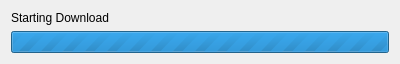
<?xml version="1.0" encoding="UTF-8"?>
<ui version="4.0">
 <class>downloadUtilityProgressDialog</class>
 <widget class="QDialog" name="downloadUtilityProgressDialog">
  <property name="geometry">
   <rect>
    <x>0</x>
    <y>0</y>
    <width>400</width>
    <height>58</height>
   </rect>
  </property>
  <property name="windowTitle">
   <string>Downloading TUFLOW Utilities . . .</string>
  </property>
  <layout class="QVBoxLayout" name="verticalLayout">
   <item>
    <widget class="QLabel" name="label">
     <property name="text">
      <string>Starting Download</string>
     </property>
    </widget>
   </item>
   <item>
    <widget class="QProgressBar" name="progressBar">
     <property name="maximum">
      <number>0</number>
     </property>
     <property name="value">
      <number>-1</number>
     </property>
     <property name="format">
      <string/>
     </property>
    </widget>
   </item>
  </layout>
 </widget>
 <resources/>
 <connections/>
</ui>
